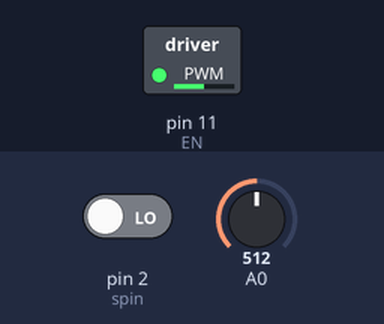
The sketch below on a simulated Arduino Uno, built with avr-gcc and run on an emulated ATmega328P. Parts: switched loads named in the sketch (green lamp = pin HIGH). The test bench sets the inputs (shaded band); at power-on: A0 = 512, pin 2 (spin) LOW.

Above: at 1.2 s.
1.3 s: A0 set to 716
At 1.6 s:
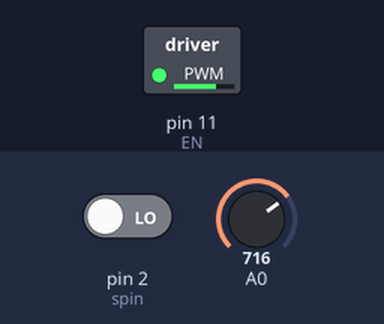
2.8 s: A0 set to 900
At 3.7 s:
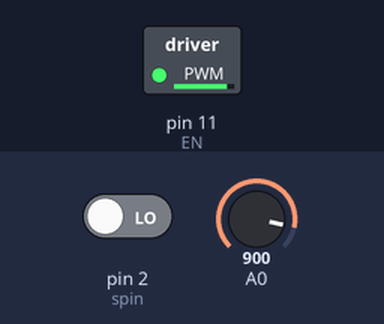
4.3 s: A0 set to 122
At 5.3 s:
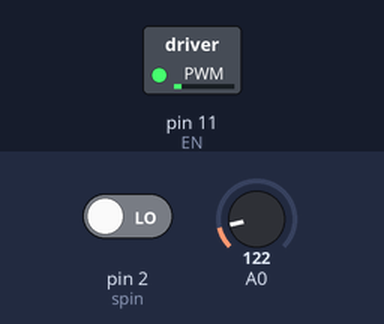
5.8 s: A0 set to 0
At 6.2 s:
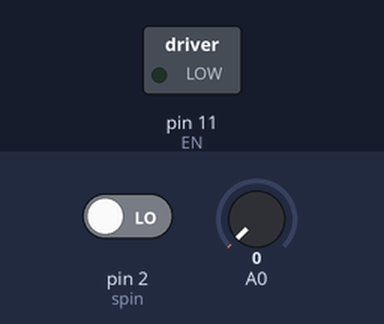
7.3 s: A0 set to 511
At 8.3 s:
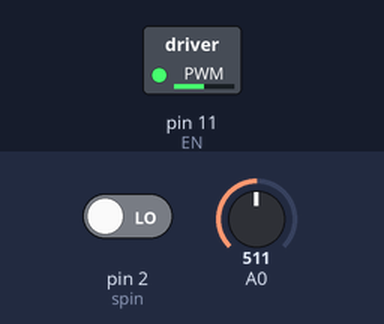
Timing chart, 0 to 10.3 s (numbered marks = the images above; inputs shaded):
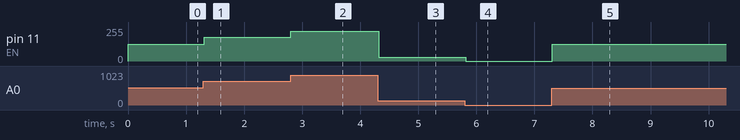

Measured:
- after the input at 1.3 s, pin 11 (EN): 127/255 → 178/255 at once
- after the input at 2.8 s, pin 11 (EN): 178/255 → 224/255 at once
- after the input at 4.3 s, pin 11 (EN): 224/255 → 30/255 at once
- after the input at 5.8 s, pin 11 (EN): 30/255 → 0/255 at once
- after the input at 7.3 s, pin 11 (EN): 0/255 → 127/255 at once

The sketch:

button_pot_ctrl.ino
```cpp
//DC motor controlled by PWM and H-bridge direction change by a interrupt button

//Motor
#define EN 11
#define in1 9
#define in2 10
//buttons
#define spin 2
/*//encoder phases
#define A 3
#define B 4
//position variables
int Ant = 0;
volatile int pos = 0;*/
//motor variables
boolean buttonState = LOW;
int PWM_rot = 0;
int pressed = false;

void setup() {
  // put your setup code here, to run once:
  pinMode(EN, OUTPUT);
  pinMode(in1, INPUT);
  pinMode(in2, INPUT);
  pinMode(spin, INPUT);
  //set initial rotation direction
  parar();
  Serial.begin(9600);
}

void loop() {
  // put your main code here, to run repeatedly:
  int potValue = analogRead(A0);
  int pwmOut = map(potValue, 0, 1023, 0, 255);

  analogWrite(EN, pwmOut);//send pwm signal to H-bridge

  //Read button-debounce
  if(digitalRead(spin) == true){
    pressed = !pressed;
  }
  while(digitalRead(spin) == true);
  delay(20);

  //if button is pressed - change motor direction
  if(pressed == true & PWM_rot == 0){
    Serial.println("clockwise");
    clockwise();
  }
  //if button is pressed - change motor direction
  if(pressed == false & PWM_rot == 1){
    Serial.println("counterclockwise");
    counterclockwise();
  }
}

void parar(){
  analogWrite(EN, 0);
  digitalWrite(in1, LOW);
  digitalWrite(in2, LOW);
}
void clockwise(){
  digitalWrite(in1, HIGH); //adelante ina = 1 out 1 = voltage
  digitalWrite(in2, LOW);
  PWM_rot = 1;
  delay(20);
}
void counterclockwise(){
  digitalWrite(in1, LOW); //adelante ina = 1 out 1 = voltage
  digitalWrite(in2, HIGH);
  PWM_rot = 0;
  delay(20);
}
```
